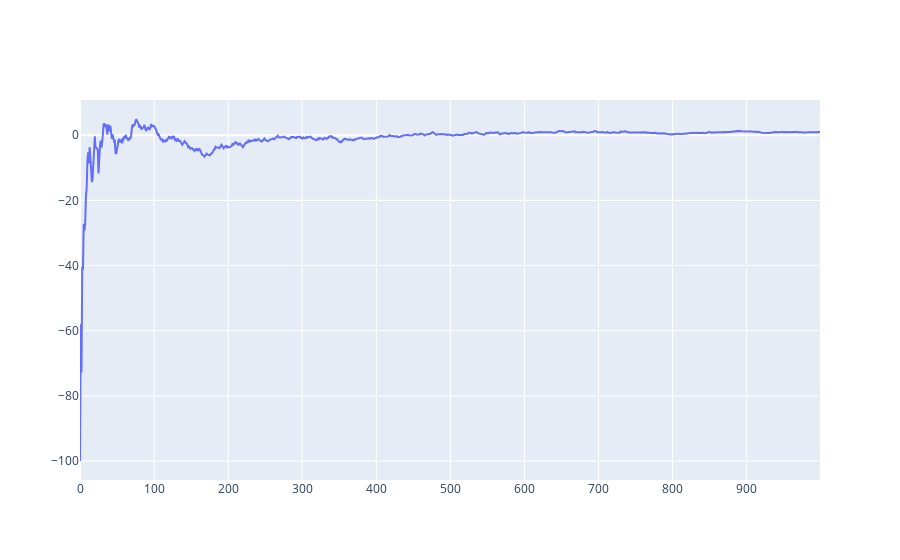

Source (notebook cell):
### Markdown cell above
We can also plot the relative error (%) evolution:

### Code cell
errors = [100*(mean-TRUE_MEAN)/TRUE_MEAN for mean in means]

# Plot
fig = go.Figure()
fig.add_trace(go.Scatter(x=x_axis, y=errors,
                    mode='lines',
                    name='Error relative to the true mean (%)'))
fig.show()

### Figure 1 — Plotly figure (JSON) as saved in the notebook; plotly's stock layout.template omitted (floating-point values rounded to 4 significant figures; data arrays with more than 128 entries replaced by an {"elided": "..."} marker saying what was removed)
{"data": [{"mode": "lines", "name": "Error relative to the true mean (%)", "type": "scatter", "x": {"elided": "1000 int values"}, "y": {"elided": "1000 float values"}}], "layout": {}}
